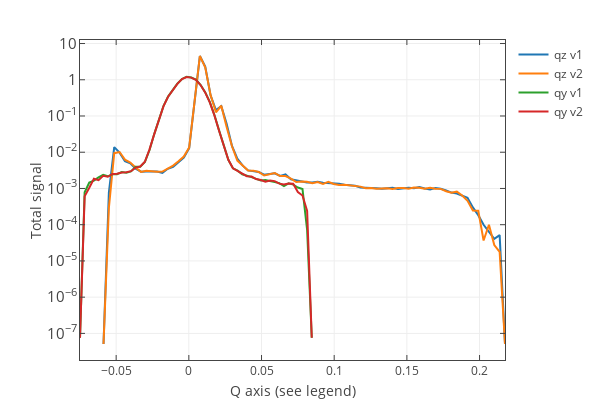

The notebook cell this image was saved under:
### Code cell
cut_v1 = [qz, off_spec_band1_v1.sum(0)]
cut_v2 = [qz_v2, off_spec_band1_v2.sum(0)]

cut_y_v1 = [qy, off_spec_band1_v1.sum(1)]
cut_y_v2 = [qy_v2, off_spec_band1_v2.sum(1)]

plot1d([cut_v1,cut_v2, cut_y_v1, cut_y_v2],
       data_names=['qz v1', 'qz v2', 'qy v1', 'qy v2'], y_log=True, x_title='Q axis (see legend)', y_title='Total signal')
